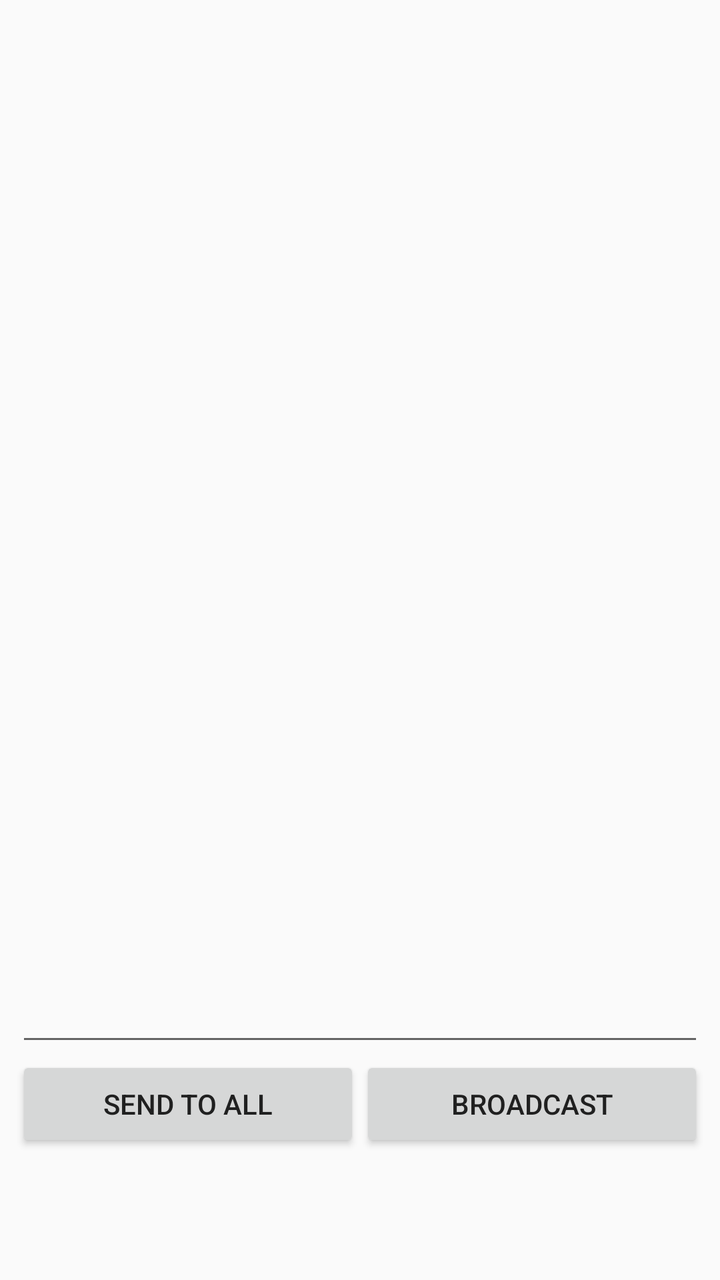
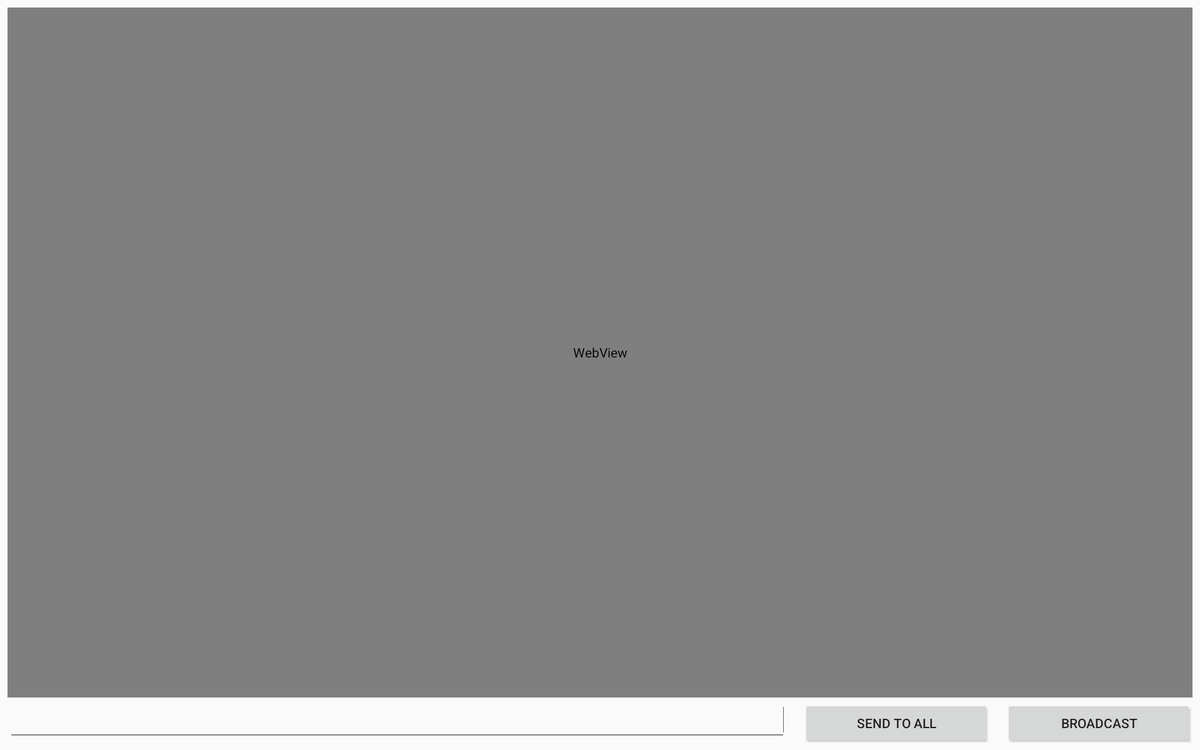

Compare how this app lays out the same screen by default and in its alternative resource folder. The renders come first, then the two layout files and the values they reference.
<!-- AndroidManifest.xml: application theme AppTheme -->
<!-- res/layout/fragment_chat.xml -->
<?xml version="1.0" encoding="utf-8"?>
<LinearLayout xmlns:android="http://schemas.android.com/apk/res/android"
    android:layout_width="match_parent"
    android:layout_height="match_parent"
    android:orientation="vertical"
    android:weightSum="1"
    android:paddingBottom="64dp"
    android:paddingLeft="8dp"
    android:paddingTop="8dp"
    android:paddingRight="8dp">

    <TextView
        android:id="@+id/textview_chat"
        android:layout_width="fill_parent"
        android:layout_height="0dp"
        android:scrollbars="vertical"
        android:layout_weight="1"/>


    <EditText
        android:id="@+id/editext_chat_send"
        android:layout_width="match_parent"
        android:layout_height="48dp"
        android:layout_weight="0"
        android:inputType="text"
        android:singleLine="true"
        android:imeActionLabel="@string/send"
        android:imeOptions="actionSend"/>

    <LinearLayout
        android:layout_weight="0.05"
        android:layout_width="match_parent"
        android:layout_height="48dp"
        android:orientation="horizontal">

        <Button
            android:id="@+id/btn_chat"
            android:layout_width="0dp"
            android:layout_height="48dp"
            android:layout_weight="1"
            android:text="@string/send" />

        <Button
            android:id="@+id/btn_broadcast"
            android:text="@string/broadcast"
            android:layout_width="0dp"
            android:layout_weight="1"
            android:layout_height="48dp" />

    </LinearLayout>


</LinearLayout>
<!-- resources referenced by this layout -->
<resources>
  <string name="broadcast">Broadcast</string>
  <string name="send">Send to All</string>
  <style name="AppTheme" parent="Theme.AppCompat.Light.DarkActionBar">
          
          <item name="colorPrimary">@color/colorPrimary</item>
          <item name="colorPrimaryDark">@color/colorPrimaryDark</item>
          <item name="colorAccent">@color/colorAccent</item>
          <item name="android:textColor">@color/textColor</item>
      </style>
  <color name="colorPrimary">#1C5F65</color>
  <color name="colorPrimaryDark">#004241</color>
  <color name="colorAccent">#0abfbf</color>
  <color name="textColor">#202020</color>
</resources>
<!-- res/layout-sw720dp-land/fragment_chat.xml (the repository's variant of the layout above) -->
<!-- drawn on a large tablet held sideways -->
<?xml version="1.0" encoding="utf-8"?>
<LinearLayout xmlns:android="http://schemas.android.com/apk/res/android"
    android:layout_width="match_parent"
    android:layout_height="match_parent"
    android:padding="8dp"
    android:orientation="vertical">


    <WebView
        android:id="@+id/webview_log"
        android:layout_width="match_parent"
        android:layout_height="0dp"
        android:layout_weight="1"
        android:background="@drawable/output_background"/>

 


    <LinearLayout
        android:id="@+id/sendlayout"
        android:layout_width="match_parent"
        android:layout_height="48dp"
        android:orientation="horizontal">

        <EditText
            android:id="@+id/editext_chat_send"
            android:layout_width="0dp"
            android:layout_height="48dp"
            android:layout_marginRight="16dp"
            android:layout_marginEnd="16dp"
            android:layout_weight="1"
            android:inputType="text"
            android:singleLine="true"
            android:imeActionLabel="@string/send"
            android:imeOptions="actionSend" />

        <Button
            android:id="@+id/btn_chat"
            android:layout_width="200dp"
            android:layout_height="48dp"
            android:layout_marginRight="16dp"

            android:text="@string/send" />

        <Button
            android:id="@+id/btn_broadcast"
            android:layout_width="200dp"
            android:layout_height="48dp"
            android:text="@string/broadcast" />

    </LinearLayout>


</LinearLayout>
<!-- resources referenced by the variant -->
<!-- as a large tablet held sideways resolves them -->
<resources>
  <!-- drawable output_background (drawable) -->
  <?xml version="1.0" encoding="utf-8"?>
  <selector xmlns:android="http://schemas.android.com/apk/res/android">
      <item>
          <shape android:shape="rectangle">
              <solid android:color="@color/output_background" />
              <corners android:radius="4dp" />
          </shape>
      </item>
  </selector>
  <string name="broadcast">Broadcast</string>
  <string name="send">Send to All</string>
  <style name="AppTheme" parent="Theme.AppCompat.Light.DarkActionBar">
          
          <item name="colorPrimary">@color/colorPrimary</item>
          <item name="colorPrimaryDark">@color/colorPrimaryDark</item>
          <item name="colorAccent">@color/colorAccent</item>
          <item name="android:textColor">@color/textColor</item>
      </style>
  <color name="output_background">#e8eaf6</color>
  <color name="colorPrimary">#1C5F65</color>
  <color name="colorPrimaryDark">#004241</color>
  <color name="colorAccent">#0abfbf</color>
  <color name="textColor">#202020</color>
</resources>
